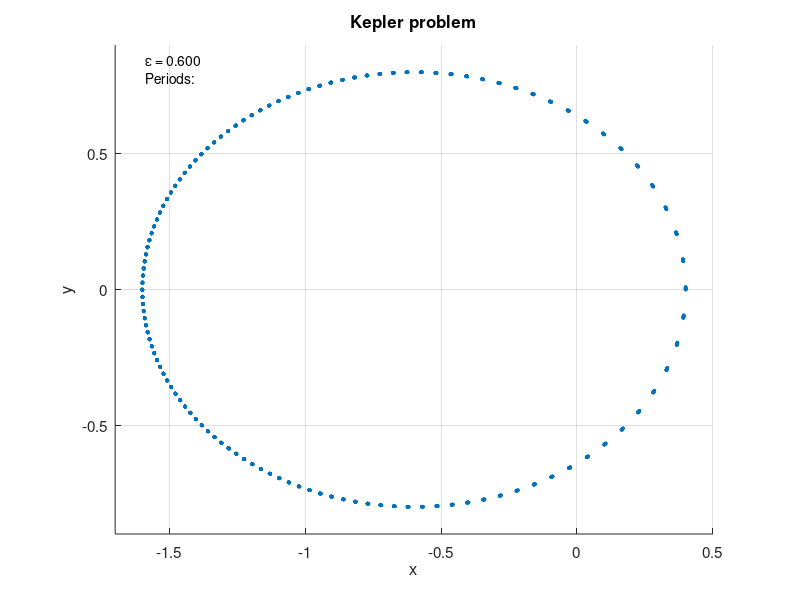
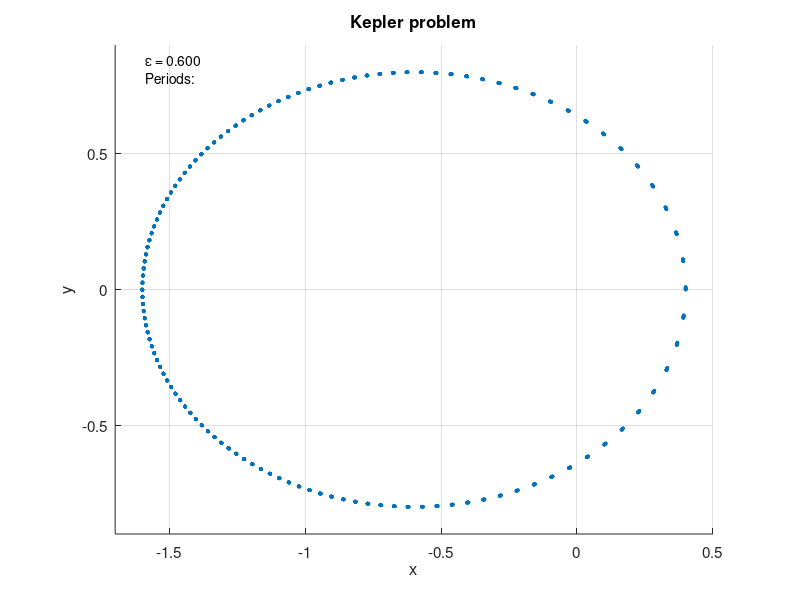
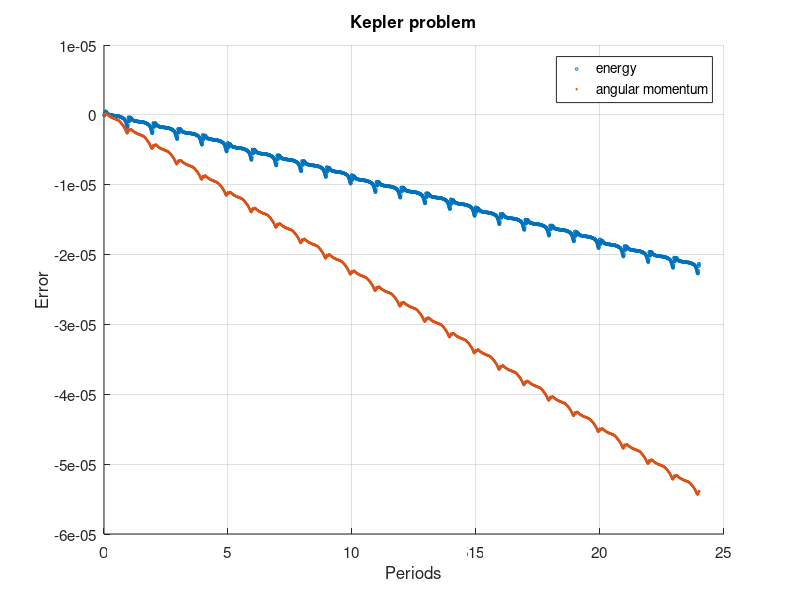
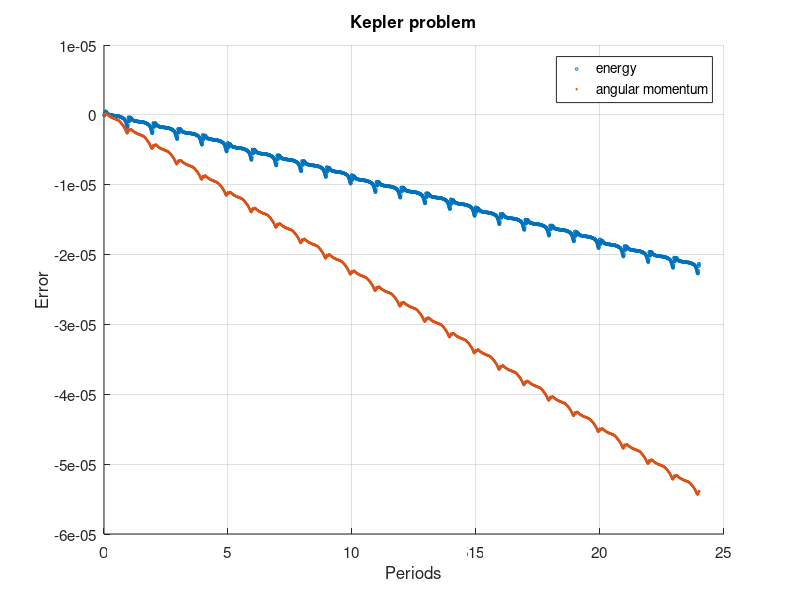

MATLAB code to generate these figures, in order:
# Kepler problem

eps = 0.6
N = 120
K = 24    # Number of periods

q01 = 1 - eps;
q02 = 0;
u01 = 0;
u02 = sqrt((1 + eps)/(1 - eps));

function xdot = f(x,t)
  r = hypot(x(1), x(2));
  xdot(1) = x(3);
  xdot(2) = x(4);
  xdot(3) = -x(1)/r^3;
  xdot(4) = -x(2)/r^3;
endfunction

function e = energy(q1, q2, p1, p2)
  e = 0.5*(p1.^2 + p2.^2) - 1/hypot(q1, q2);
endfunction

function l = angular(q1, q2, p1, p2)
  l = q1*p2 - p1*q2;
endfunction

function configuration_plot(x, eps)
  global K;
  gap = 0.1;
  marker_size = 3.5;

  hf = figure();
  scatter(x(:, [1]), x(:, [2]), marker_size);
  axis equal
  axis([-1 - eps - gap, 1 - eps + gap, -sqrt(1 - eps^2) - gap, sqrt(1 - eps^2) + gap]);
  set(gca, 'fontsize', 11);
  grid on
  title "Kepler problem"
  xlabel "x"
  ylabel "y"

  glim = axis();
  text(
    glim(1) + 0.05*(glim(2) - glim(1)),
    glim(4) - 0.05*(glim(4) - glim(3)),
    sprintf("\\epsilon = %4.3f\nPeriods: %d", eps, K)
  );
  print(hf, "orbit.jpg", "-S960,720");
  print(hf, "orbit.eps", "-S960,720");
  #print(hf, "orbit.pdf", "-S960,720");
endfunction

function invariant_plot(x, t)
  marker_size = 3.5;

  e0 = energy(x(1, 1), x(1, 2), x(1, 3), x(1, 4));
  l0 = angular(x(1, 1), x(1, 2), x(1, 3), x(1, 4));
  m = 1;
  for el = x'
    sample(m).e = energy(el(1), el(2), el(3), el(4)) - e0;
    sample(m).l = angular(el(1), el(2), el(3), el(4)) - l0;
    m++;
  endfor

  hf = figure();
  scatter(t/(2*pi), [sample.e], marker_size);
  hold on
  scatter(t/(2*pi), [sample.l], marker_size, "marker", "+");
  set(gca, 'fontsize', 11);
  grid on
  title "Kepler problem"
  xlabel "Periods"
  ylabel "Error"
  legend("energy", "angular momentum");

  print(hf, "error.jpg", "-S960,720");
  print(hf, "error.eps", "-S960,720");
endfunction

x = lsode("f", [q01; q02; u01; u02], (t = linspace (0, 2*pi*K, N*K + 1)'));

configuration_plot(x, eps);
invariant_plot(x, t);

